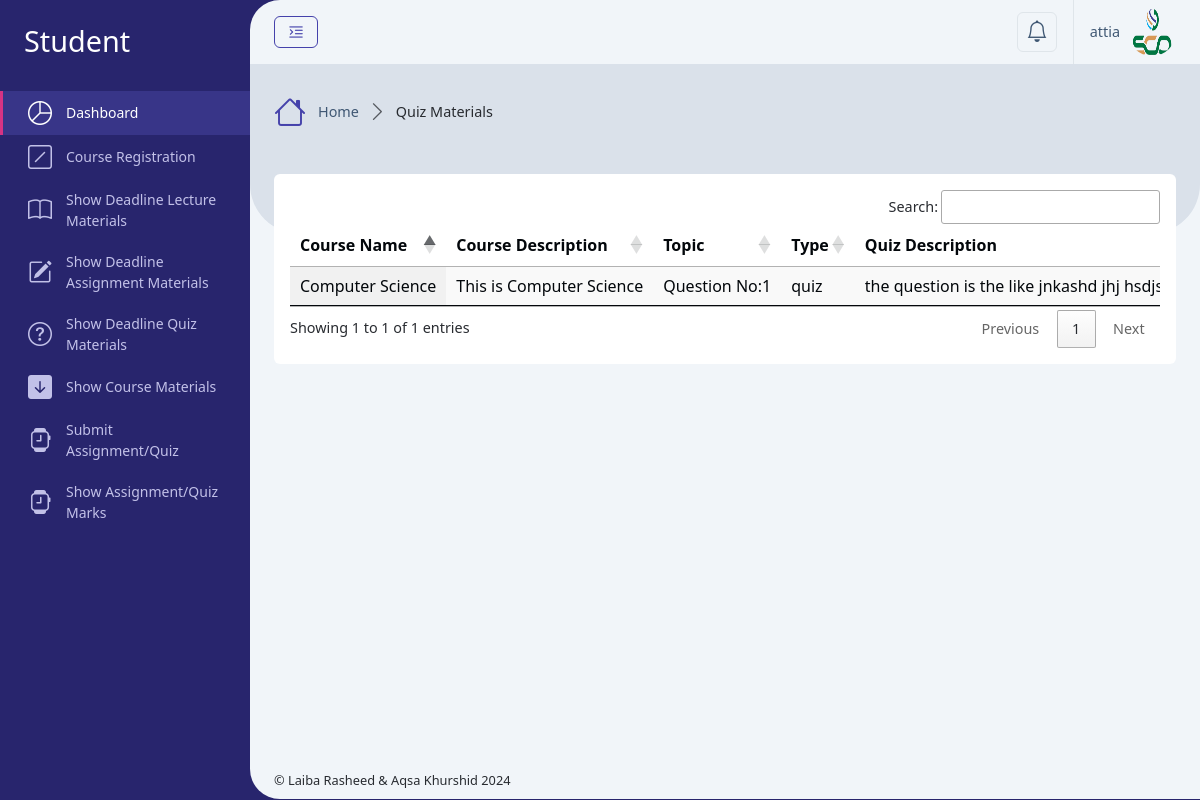
The app's page /Student/show_deadline_materials_quiz.php (signed in), older data.
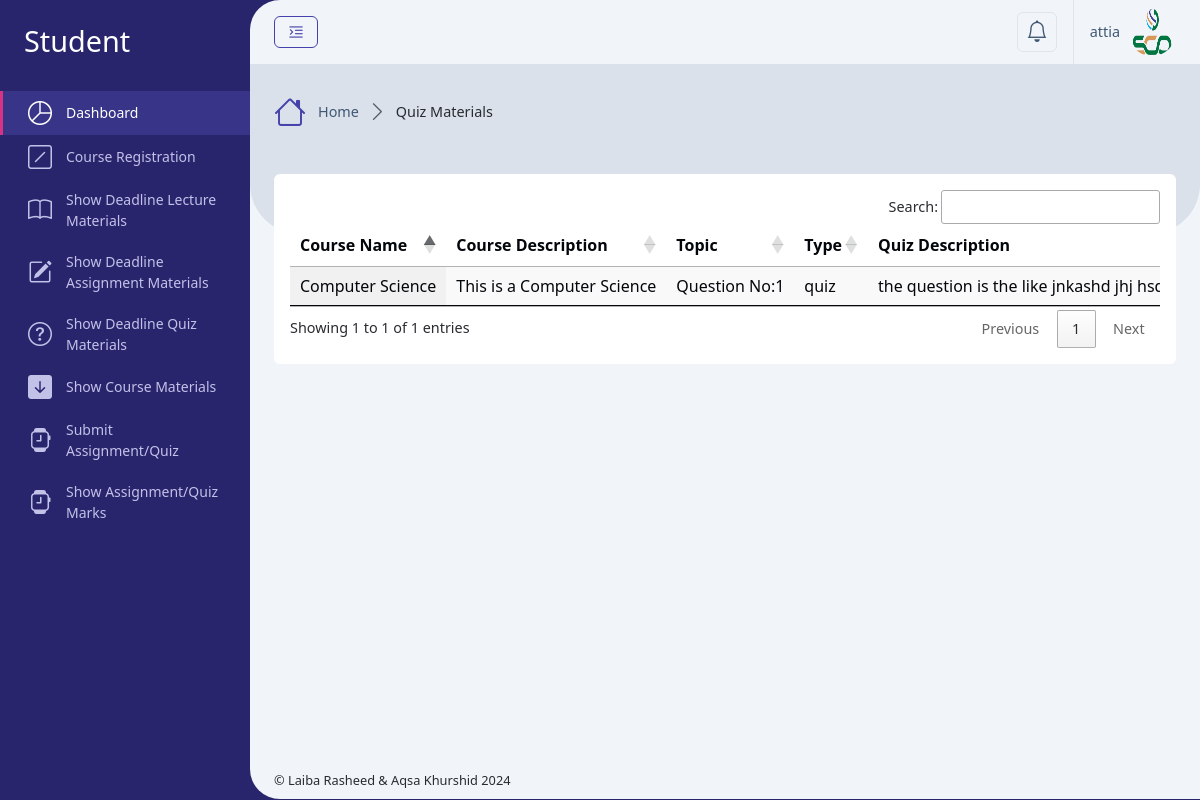
The same page, newer data.
### tables this page shows
CREATE TABLE `course_registration` (
  `id` int(11) NOT NULL,
  `course_id` int(11) DEFAULT NULL,
  `user_id` int(11) DEFAULT NULL,
  `created_at` timestamp NOT NULL DEFAULT current_timestamp()
);

CREATE TABLE `courses` (
  `id` int(11) NOT NULL,
  `code` varchar(100) DEFAULT NULL,
  `name` varchar(255) NOT NULL,
  `type` varchar(100) DEFAULT 'Course',
  `description` text DEFAULT NULL,
  `program` varchar(100) DEFAULT NULL,
  `semester` varchar(100) DEFAULT NULL,
  `session` varchar(20) DEFAULT NULL,
  `credit_hour` int(10) DEFAULT 3,
  `created_at` timestamp NOT NULL DEFAULT current_timestamp()
);

CREATE TABLE `deadline_materials` (
  `id` int(11) NOT NULL,
  `course_id` int(11) DEFAULT NULL,
  `user_id` int(11) DEFAULT NULL,
  `title` varchar(255) NOT NULL,
  `type` enum('lecture','assignment','quiz') NOT NULL,
  `content` text DEFAULT NULL,
  `file_path` varchar(255) DEFAULT NULL,
  `from_date` date DEFAULT NULL,
  `to_date` date DEFAULT NULL,
  `created_at` timestamp NOT NULL DEFAULT current_timestamp()
);

### Student/show_deadline_materials_quiz_content.php (the view, shortened to what this page needs)
<div class="row">
    <div class="col-xxl-12">
        <div class="card mb-4">
            <div class="card-body">
                <div class="table-responsive">
                    <table id="example" class="table align-middle table-hover m-0 display nowrap" style="width:100%">
                        <thead>
                            <tr>
                                <th scope="col">Course Name</th>
                                <th scope="col">Course Description</th>
                                <th scope="col">Topic</th>
                                <th scope="col">Type</th>
                                <th scope="col">Quiz Description</th>
                            </tr>
                        </thead>
                        <tbody>
                            <?php
                            if ($result->num_rows > 0) {
                                while ($row = $result->fetch_assoc()) {
                            ?>
                                <tr>
                                    <td><?php echo htmlspecialchars($row['course_name']); ?></td>
                                    <td><?php echo htmlspecialchars($row['course_description']); ?></td>
                                    <td><?php echo htmlspecialchars($row['title']); ?></td>
                                    <td><?php echo htmlspecialchars($row['type']); ?></td>
                                    <td><?php echo htmlspecialchars($row['content']); ?></td>
                                </tr>
                            <?php
                                }
                            } else {
                            ?>
                                <tr>
                                    <td colspan="3">No Course Registration found.</td>
                                </tr>
                            <?php
                            }
                            ?>
                        </tbody>
                    </table>
                </div>
            </div>
        </div>
    </div>
</div>

Row changes from the older to the newer data that the page shows:
changed through a linked row, course_registration "Computer Science": course.description "This is Computer Science" → "This is a Computer Science"
